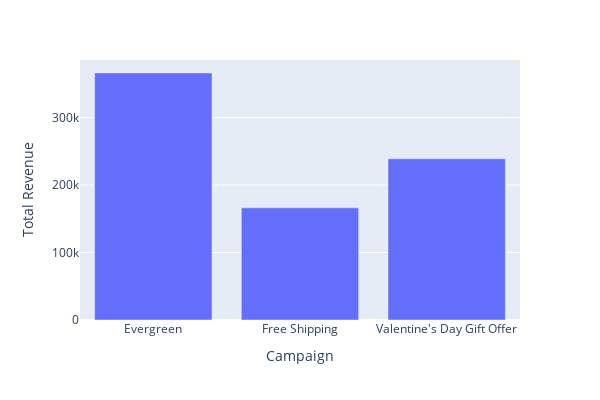

Source (notebook cell):
### Code cell
fig=px.bar(groups_gender[['Campaign','Total Revenue','Media Spend']],x='Campaign',y='Total Revenue',barmode='group',height=400,width=600)
fig.show()

### Figure 1 — Plotly figure (JSON) as saved in the notebook; plotly's stock layout.template omitted (floating-point values rounded to 4 significant figures)
{"data": [{"alignmentgroup": "True", "hovertemplate": "Campaign=%{x}<br>Total Revenue=%{y}<extra></extra>", "legendgroup": "", "marker": {"color": "#636efa", "pattern": {"shape": ""}}, "name": "", "offsetgroup": "", "orientation": "v", "showlegend": false, "textposition": "auto", "type": "bar", "x": ["Evergreen", "Free Shipping", "Valentine's Day Gift Offer"], "xaxis": "x", "y": [366079, 166205, 238915], "yaxis": "y"}], "layout": {"barmode": "group", "height": 400, "legend": {"tracegroupgap": 0}, "margin": {"t": 60}, "width": 600, "xaxis": {"anchor": "y", "domain": [0, 1], "title": {"text": "Campaign"}}, "yaxis": {"anchor": "x", "domain": [0, 1], "title": {"text": "Total Revenue"}}}}
